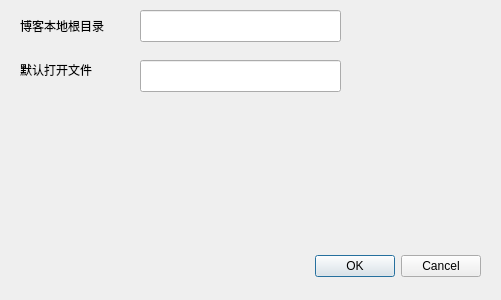
<?xml version="1.0" encoding="UTF-8"?>
<ui version="4.0">
 <class>Settings</class>
 <widget class="QDialog" name="Settings">
  <property name="geometry">
   <rect>
    <x>0</x>
    <y>0</y>
    <width>501</width>
    <height>300</height>
   </rect>
  </property>
  <property name="windowTitle">
   <string>Dialog</string>
  </property>
  <widget class="QDialogButtonBox" name="buttonBox">
   <property name="geometry">
    <rect>
     <x>280</x>
     <y>250</y>
     <width>201</width>
     <height>32</height>
    </rect>
   </property>
   <property name="orientation">
    <enum>Qt::Horizontal</enum>
   </property>
   <property name="standardButtons">
    <set>QDialogButtonBox::Cancel|QDialogButtonBox::Ok</set>
   </property>
  </widget>
  <widget class="QLabel" name="label">
   <property name="geometry">
    <rect>
     <x>20</x>
     <y>10</y>
     <width>111</width>
     <height>31</height>
    </rect>
   </property>
   <property name="text">
    <string>博客本地根目录</string>
   </property>
  </widget>
  <widget class="QLineEdit" name="blogPath">
   <property name="geometry">
    <rect>
     <x>140</x>
     <y>10</y>
     <width>201</width>
     <height>32</height>
    </rect>
   </property>
  </widget>
  <widget class="QLabel" name="label_2">
   <property name="geometry">
    <rect>
     <x>20</x>
     <y>60</y>
     <width>101</width>
     <height>20</height>
    </rect>
   </property>
   <property name="text">
    <string>默认打开文件</string>
   </property>
  </widget>
  <widget class="QLineEdit" name="defaultFile">
   <property name="geometry">
    <rect>
     <x>140</x>
     <y>60</y>
     <width>201</width>
     <height>32</height>
    </rect>
   </property>
  </widget>
 </widget>
 <resources/>
 <connections>
  <connection>
   <sender>buttonBox</sender>
   <signal>accepted()</signal>
   <receiver>Settings</receiver>
   <slot>accept()</slot>
   <hints>
    <hint type="sourcelabel">
     <x>248</x>
     <y>254</y>
    </hint>
    <hint type="destinationlabel">
     <x>157</x>
     <y>274</y>
    </hint>
   </hints>
  </connection>
  <connection>
   <sender>buttonBox</sender>
   <signal>rejected()</signal>
   <receiver>Settings</receiver>
   <slot>reject()</slot>
   <hints>
    <hint type="sourcelabel">
     <x>316</x>
     <y>260</y>
    </hint>
    <hint type="destinationlabel">
     <x>286</x>
     <y>274</y>
    </hint>
   </hints>
  </connection>
 </connections>
</ui>
